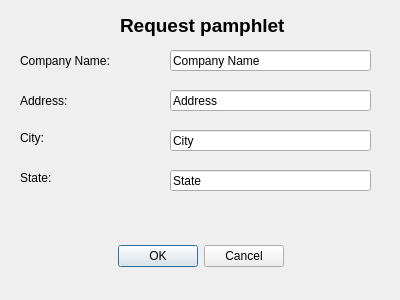
<?xml version="1.0" encoding="UTF-8"?>
<ui version="4.0">
 <class>requestPamphlet</class>
 <widget class="QDialog" name="requestPamphlet">
  <property name="geometry">
   <rect>
    <x>0</x>
    <y>0</y>
    <width>400</width>
    <height>300</height>
   </rect>
  </property>
  <property name="windowTitle">
   <string>Dialog</string>
  </property>
  <widget class="QDialogButtonBox" name="buttonBox">
   <property name="geometry">
    <rect>
     <x>30</x>
     <y>240</y>
     <width>341</width>
     <height>32</height>
    </rect>
   </property>
   <property name="orientation">
    <enum>Qt::Horizontal</enum>
   </property>
   <property name="standardButtons">
    <set>QDialogButtonBox::Cancel|QDialogButtonBox::Ok</set>
   </property>
   <property name="centerButtons">
    <bool>true</bool>
   </property>
  </widget>
  <widget class="QLineEdit" name="name">
   <property name="geometry">
    <rect>
     <x>170</x>
     <y>50</y>
     <width>201</width>
     <height>21</height>
    </rect>
   </property>
   <property name="text">
    <string>Company Name</string>
   </property>
  </widget>
  <widget class="QLineEdit" name="address">
   <property name="geometry">
    <rect>
     <x>170</x>
     <y>90</y>
     <width>201</width>
     <height>21</height>
    </rect>
   </property>
   <property name="text">
    <string>Address</string>
   </property>
  </widget>
  <widget class="QLabel" name="label">
   <property name="geometry">
    <rect>
     <x>20</x>
     <y>50</y>
     <width>131</width>
     <height>21</height>
    </rect>
   </property>
   <property name="text">
    <string>Company Name:</string>
   </property>
  </widget>
  <widget class="QLabel" name="label_2">
   <property name="geometry">
    <rect>
     <x>20</x>
     <y>90</y>
     <width>121</width>
     <height>21</height>
    </rect>
   </property>
   <property name="text">
    <string>Address:</string>
   </property>
  </widget>
  <widget class="QLabel" name="label_3">
   <property name="geometry">
    <rect>
     <x>20</x>
     <y>130</y>
     <width>71</width>
     <height>16</height>
    </rect>
   </property>
   <property name="text">
    <string>City:</string>
   </property>
  </widget>
  <widget class="QLineEdit" name="city">
   <property name="geometry">
    <rect>
     <x>170</x>
     <y>130</y>
     <width>201</width>
     <height>21</height>
    </rect>
   </property>
   <property name="text">
    <string>City</string>
   </property>
  </widget>
  <widget class="QLineEdit" name="state">
   <property name="geometry">
    <rect>
     <x>170</x>
     <y>170</y>
     <width>201</width>
     <height>21</height>
    </rect>
   </property>
   <property name="text">
    <string>State</string>
   </property>
  </widget>
  <widget class="QLabel" name="label_4">
   <property name="geometry">
    <rect>
     <x>20</x>
     <y>170</y>
     <width>71</width>
     <height>16</height>
    </rect>
   </property>
   <property name="text">
    <string>State:</string>
   </property>
  </widget>
  <widget class="QLabel" name="label_5">
   <property name="geometry">
    <rect>
     <x>120</x>
     <y>10</y>
     <width>181</width>
     <height>31</height>
    </rect>
   </property>
   <property name="font">
    <font>
     <pointsize>14</pointsize>
     <weight>75</weight>
     <bold>true</bold>
    </font>
   </property>
   <property name="text">
    <string>Request pamphlet</string>
   </property>
  </widget>
 </widget>
 <resources/>
 <connections>
  <connection>
   <sender>buttonBox</sender>
   <signal>accepted()</signal>
   <receiver>requestPamphlet</receiver>
   <slot>accept()</slot>
   <hints>
    <hint type="sourcelabel">
     <x>248</x>
     <y>254</y>
    </hint>
    <hint type="destinationlabel">
     <x>157</x>
     <y>274</y>
    </hint>
   </hints>
  </connection>
  <connection>
   <sender>buttonBox</sender>
   <signal>rejected()</signal>
   <receiver>requestPamphlet</receiver>
   <slot>reject()</slot>
   <hints>
    <hint type="sourcelabel">
     <x>316</x>
     <y>260</y>
    </hint>
    <hint type="destinationlabel">
     <x>286</x>
     <y>274</y>
    </hint>
   </hints>
  </connection>
 </connections>
</ui>
